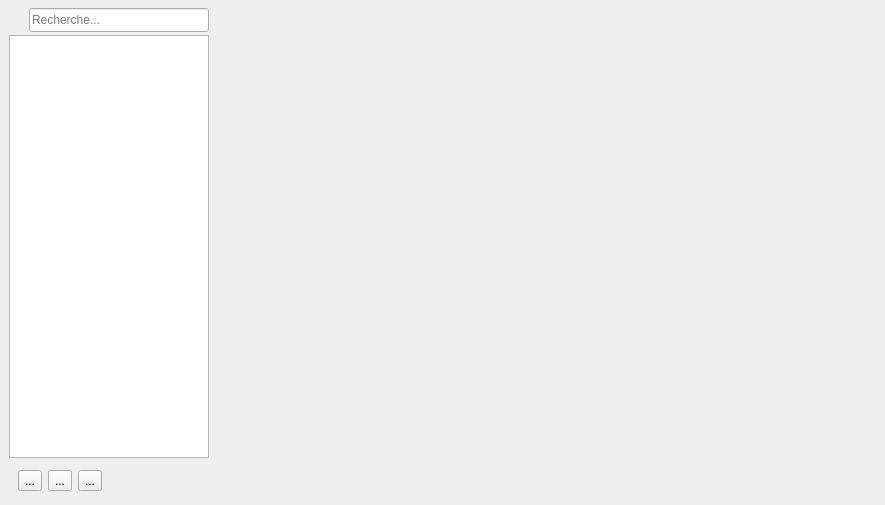
<?xml version="1.0" encoding="UTF-8"?>
<ui version="4.0">
 <class>DataListWidget</class>
 <widget class="QWidget" name="DataListWidget">
  <property name="geometry">
   <rect>
    <x>0</x>
    <y>0</y>
    <width>885</width>
    <height>505</height>
   </rect>
  </property>
  <property name="sizePolicy">
   <sizepolicy hsizetype="Maximum" vsizetype="Maximum">
    <horstretch>0</horstretch>
    <verstretch>0</verstretch>
   </sizepolicy>
  </property>
  <property name="windowTitle">
   <string>Form</string>
  </property>
  <property name="styleSheet">
   <string notr="true">/*
QWidget#DataListWidget{background-image: url(://TeRA_Background.png); }
QPushButton#btnConnect, QFrame{background-color:rgb(80,180,80)}

QWidget{background-color: rgba(0,0,0,0);color:white;border-radius:5px;}

QLabel{font: bold;}
QLabel#lblLastOnline,QLabel#lblLastSession,QLabel#lblLastTraining{color:lightblue;}

QPlainTextEdit,QListWidget,QComboBox{background-color: rgba(255,255,255,20%); color: black;}
QLineEdit{background-color: rgba(0,0,0,0);color:rgba(255,255,255,50%);}
QLineEdit:!enabled{background-color: rgba(0,0,0,0);color:rgba(255,255,255,25%);}

QComboBox:!enabled{background-color: rgba(0,0,0,150);color:white;border:0}

QListWidget,QWidget#searchZone{background-color:rgba(200,200,200,10%);color:white;border:1px solid rgba(255,255,255,20%);}
QWidget#searchZone{border:1px solid rgba(255,255,255,50%);}
QListWidget:!enabled{border:0}
QListWidget::item:selected{background-color: rgba(128,128,128,50%); color:white;}

QPushButton:hover{background-color:  rgba(255,255,255,50);}
QPushButton#btnSearch:hover{background-color:  rgba(255,255,255,0%);}
QPushButton#btnSearch, QPushButton#btnClear,QPushButton#btnCopy,QPushButton#btnNew, QPushButton#btnDelete{border: 0px solid transparent;}

QTreeWidget::branch:closed:has-children:has-siblings  {
            border-image: none;
            image: url(:/pictures/controls/branch_closed.png);
    }
     
    QTreeView::branch:open:has-children:!has-siblings,
    QTreeView::branch:open:has-children:has-siblings   {
            border-image: none;
            image:url(:/pictures/controls/branch_opened.png);
    }
*/
</string>
  </property>
  <layout class="QHBoxLayout" name="horizontalLayout">
   <property name="spacing">
    <number>0</number>
   </property>
   <property name="sizeConstraint">
    <enum>QLayout::SetMinAndMaxSize</enum>
   </property>
   <property name="leftMargin">
    <number>5</number>
   </property>
   <property name="topMargin">
    <number>5</number>
   </property>
   <property name="rightMargin">
    <number>5</number>
   </property>
   <property name="bottomMargin">
    <number>5</number>
   </property>
   <item alignment="Qt::AlignLeft">
    <widget class="QFrame" name="frameItems">
     <property name="sizePolicy">
      <sizepolicy hsizetype="Maximum" vsizetype="MinimumExpanding">
       <horstretch>0</horstretch>
       <verstretch>0</verstretch>
      </sizepolicy>
     </property>
     <property name="maximumSize">
      <size>
       <width>200</width>
       <height>16777215</height>
      </size>
     </property>
     <layout class="QVBoxLayout" name="listZone">
      <property name="spacing">
       <number>3</number>
      </property>
      <property name="sizeConstraint">
       <enum>QLayout::SetMaximumSize</enum>
      </property>
      <property name="leftMargin">
       <number>4</number>
      </property>
      <property name="topMargin">
       <number>0</number>
      </property>
      <property name="bottomMargin">
       <number>0</number>
      </property>
      <item>
       <widget class="QWidget" name="backWidget" native="true">
        <layout class="QHBoxLayout" name="backLayout">
         <property name="spacing">
          <number>0</number>
         </property>
         <property name="leftMargin">
          <number>0</number>
         </property>
         <property name="topMargin">
          <number>0</number>
         </property>
         <property name="rightMargin">
          <number>25</number>
         </property>
         <property name="bottomMargin">
          <number>0</number>
         </property>
        </layout>
       </widget>
      </item>
      <item>
       <widget class="QWidget" name="searchZone" native="true">
        <property name="minimumSize">
         <size>
          <width>100</width>
          <height>0</height>
         </size>
        </property>
        <property name="maximumSize">
         <size>
          <width>200</width>
          <height>32</height>
         </size>
        </property>
        <property name="autoFillBackground">
         <bool>false</bool>
        </property>
        <property name="styleSheet">
         <string notr="true"/>
        </property>
        <layout class="QHBoxLayout" name="horizontalLayout_2">
         <property name="spacing">
          <number>0</number>
         </property>
         <property name="leftMargin">
          <number>0</number>
         </property>
         <property name="topMargin">
          <number>0</number>
         </property>
         <property name="rightMargin">
          <number>0</number>
         </property>
         <property name="bottomMargin">
          <number>0</number>
         </property>
         <item>
          <widget class="QLabel" name="lblFind">
           <property name="maximumSize">
            <size>
             <width>20</width>
             <height>20</height>
            </size>
           </property>
           <property name="text">
            <string/>
           </property>
           <property name="pixmap">
            <pixmap resource="../../resources/TeraClient.qrc">:/icons/search.png</pixmap>
           </property>
           <property name="scaledContents">
            <bool>true</bool>
           </property>
          </widget>
         </item>
         <item>
          <widget class="QLineEdit" name="txtSearch">
           <property name="enabled">
            <bool>true</bool>
           </property>
           <property name="sizePolicy">
            <sizepolicy hsizetype="Preferred" vsizetype="Fixed">
             <horstretch>0</horstretch>
             <verstretch>0</verstretch>
            </sizepolicy>
           </property>
           <property name="minimumSize">
            <size>
             <width>0</width>
             <height>24</height>
            </size>
           </property>
           <property name="text">
            <string/>
           </property>
           <property name="maxLength">
            <number>255</number>
           </property>
           <property name="placeholderText">
            <string>Recherche...</string>
           </property>
           <property name="clearButtonEnabled">
            <bool>true</bool>
           </property>
          </widget>
         </item>
        </layout>
       </widget>
      </item>
      <item>
       <widget class="QListWidget" name="lstData">
        <property name="sizePolicy">
         <sizepolicy hsizetype="Maximum" vsizetype="Expanding">
          <horstretch>0</horstretch>
          <verstretch>0</verstretch>
         </sizepolicy>
        </property>
        <property name="minimumSize">
         <size>
          <width>100</width>
          <height>50</height>
         </size>
        </property>
        <property name="maximumSize">
         <size>
          <width>200</width>
          <height>16777215</height>
         </size>
        </property>
        <property name="cursor" stdset="0">
         <cursorShape>PointingHandCursor</cursorShape>
        </property>
        <property name="selectionBehavior">
         <enum>QAbstractItemView::SelectRows</enum>
        </property>
        <property name="iconSize">
         <size>
          <width>24</width>
          <height>24</height>
         </size>
        </property>
        <property name="wordWrap">
         <bool>true</bool>
        </property>
       </widget>
      </item>
      <item alignment="Qt::AlignLeft">
       <widget class="QFrame" name="btnZones">
        <layout class="QHBoxLayout" name="buttonsZone">
         <property name="sizeConstraint">
          <enum>QLayout::SetFixedSize</enum>
         </property>
         <item>
          <widget class="QToolButton" name="btnNew">
           <property name="cursor">
            <cursorShape>PointingHandCursor</cursorShape>
           </property>
           <property name="text">
            <string>...</string>
           </property>
           <property name="icon">
            <iconset resource="../../resources/TeraClient.qrc">
             <normaloff>:/icons/new.png</normaloff>:/icons/new.png</iconset>
           </property>
           <property name="iconSize">
            <size>
             <width>20</width>
             <height>20</height>
            </size>
           </property>
          </widget>
         </item>
         <item>
          <widget class="QToolButton" name="btnCopy">
           <property name="cursor">
            <cursorShape>PointingHandCursor</cursorShape>
           </property>
           <property name="text">
            <string>...</string>
           </property>
           <property name="icon">
            <iconset resource="../../resources/TeraClient.qrc">
             <normaloff>:/icons/copy.png</normaloff>:/icons/copy.png</iconset>
           </property>
           <property name="iconSize">
            <size>
             <width>20</width>
             <height>20</height>
            </size>
           </property>
          </widget>
         </item>
         <item>
          <widget class="QToolButton" name="btnDelete">
           <property name="cursor">
            <cursorShape>PointingHandCursor</cursorShape>
           </property>
           <property name="text">
            <string>...</string>
           </property>
           <property name="icon">
            <iconset resource="../../resources/TeraClient.qrc">
             <normaloff>:/icons/delete.png</normaloff>:/icons/delete.png</iconset>
           </property>
           <property name="iconSize">
            <size>
             <width>20</width>
             <height>20</height>
            </size>
           </property>
          </widget>
         </item>
        </layout>
       </widget>
      </item>
     </layout>
    </widget>
   </item>
   <item>
    <widget class="QWidget" name="wdgEditor" native="true">
     <property name="sizePolicy">
      <sizepolicy hsizetype="MinimumExpanding" vsizetype="Preferred">
       <horstretch>0</horstretch>
       <verstretch>0</verstretch>
      </sizepolicy>
     </property>
     <layout class="QVBoxLayout" name="dataZone">
      <property name="sizeConstraint">
       <enum>QLayout::SetMaximumSize</enum>
      </property>
      <item>
       <spacer name="horizontalSpacer">
        <property name="orientation">
         <enum>Qt::Horizontal</enum>
        </property>
        <property name="sizeHint" stdset="0">
         <size>
          <width>40</width>
          <height>20</height>
         </size>
        </property>
       </spacer>
      </item>
     </layout>
    </widget>
   </item>
  </layout>
 </widget>
 <resources>
  <include location="../../resources/TeraClient.qrc"/>
 </resources>
 <connections/>
</ui>
